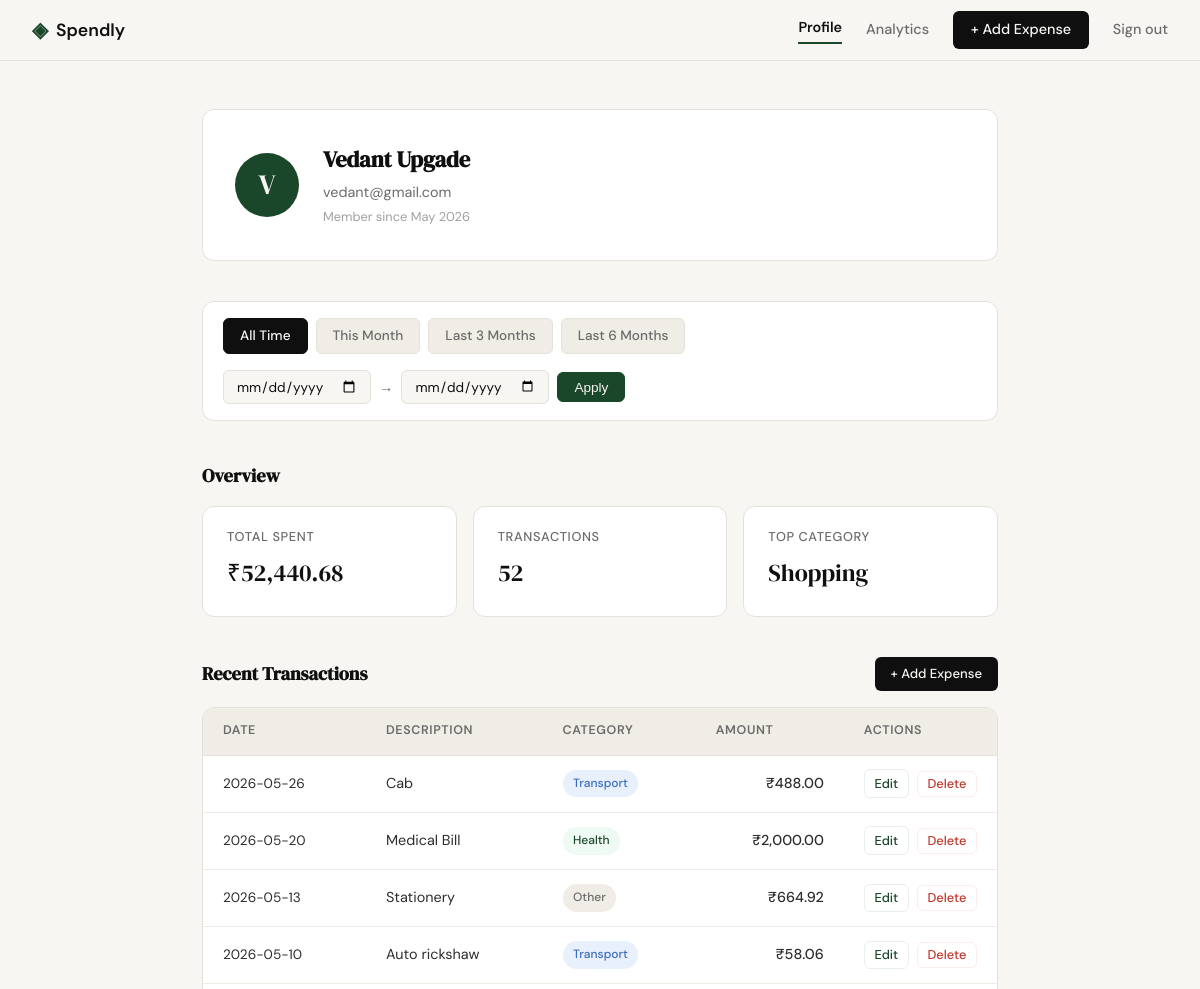
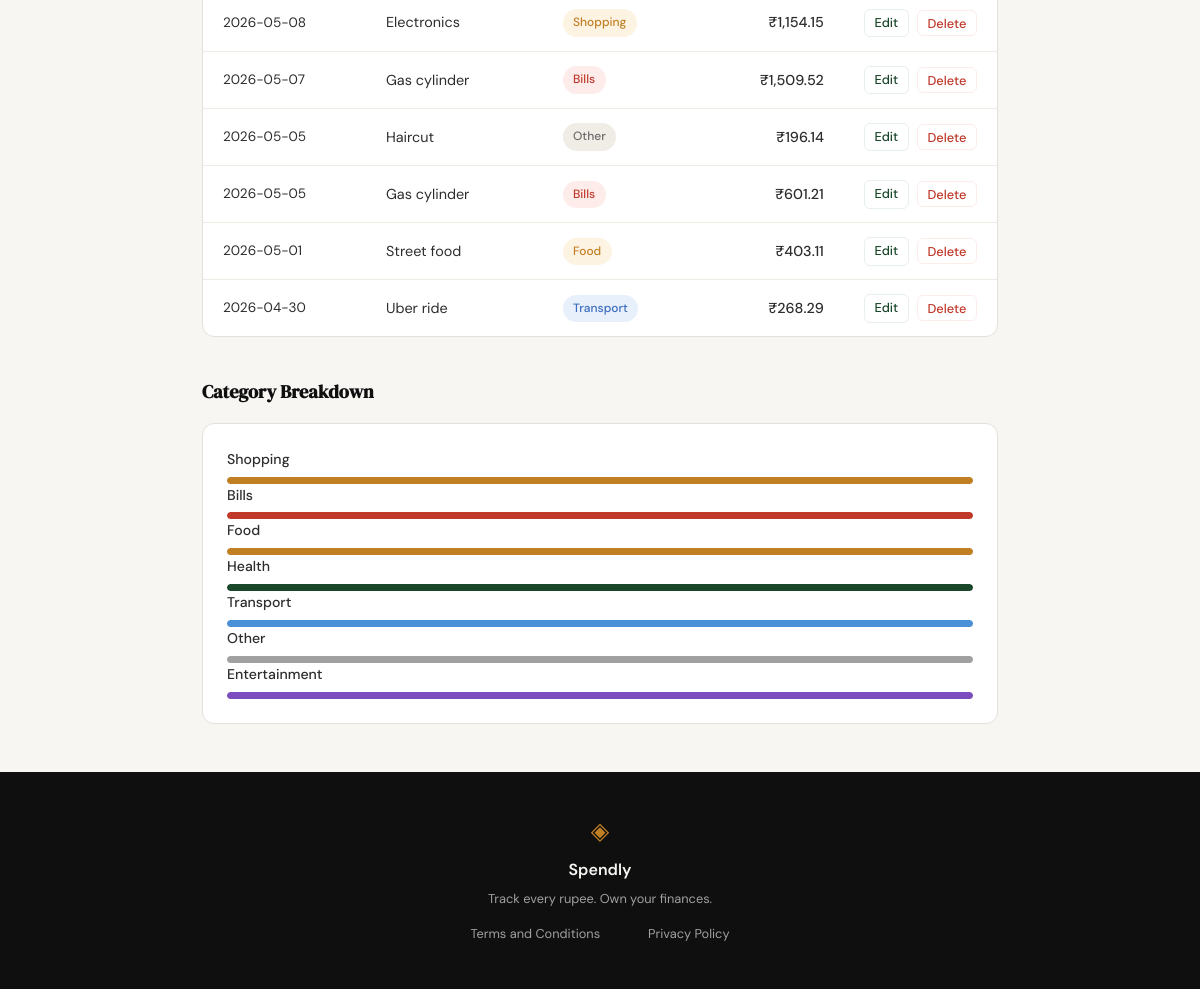
Screenshot of /profile (signed in) with the database file from the repository (2 pictures, top to bottom).
### tables this page shows
CREATE TABLE users (
            id            INTEGER PRIMARY KEY AUTOINCREMENT,
            name          TEXT    NOT NULL,
            email         TEXT    NOT NULL UNIQUE,
            password_hash TEXT    NOT NULL,
            created_at    TEXT    DEFAULT (datetime('now'))
        );

CREATE TABLE expenses (
            id          INTEGER PRIMARY KEY AUTOINCREMENT,
            user_id     INTEGER NOT NULL REFERENCES users(id),
            amount      REAL    NOT NULL,
            category    TEXT    NOT NULL,
            date        TEXT    NOT NULL,
            description TEXT,
            created_at  TEXT    DEFAULT (datetime('now'))
        );

### app.py (the view)
@app.route("/profile")
def profile():
    if not session.get("user_id"):
        return redirect(url_for("login"))
    user = get_user_by_id(session["user_id"])
    if user is None:
        session.clear()
        return redirect(url_for("login"))
    def parse_date(value):
        try:
            datetime.strptime(value, "%Y-%m-%d")
            return value
        except (ValueError, TypeError):
            return None
    date_from = parse_date(request.args.get("date_from", ""))
    date_to   = parse_date(request.args.get("date_to", ""))
    if date_from and date_to and date_from > date_to:
        flash("Start date must be before end date.")
        date_from = date_to = None
    today      = date.today()
    first_of_month = today.replace(day=1)
    presets = {
        "this_month":   (first_of_month.strftime("%Y-%m-%d"),
                         today.strftime("%Y-%m-%d")),
        "last_3_months":(( today - timedelta(days=90)).strftime("%Y-%m-%d"),
                         today.strftime("%Y-%m-%d")),
        "last_6_months":(( today - timedelta(days=180)).strftime("%Y-%m-%d"),
                         today.strftime("%Y-%m-%d")),
        "all_time":     (None, None),
    }
    active_preset = "all_time"
    if date_from and date_to:
        active_preset = "custom"
        for key, (pf, pt) in presets.items():
            if key != "all_time" and date_from == pf and date_to == pt:
                active_preset = key
                break
    uid          = session["user_id"]
    stats        = get_summary_stats(uid, date_from, date_to)
    transactions = get_recent_transactions(uid, limit=10,
                                           date_from=date_from,
                                           date_to=date_to)
    categories   = get_category_breakdown(uid, date_from, date_to)
    return render_template("profile.html",
        user          = user,
        stats         = stats,
        transactions  = transactions,
        categories    = categories,
        date_from     = date_from or "",
        date_to       = date_to   or "",
        presets       = presets,
        active_preset = active_preset,
    )

### database/db.py (called while the page is built)
def get_db():
    conn = sqlite3.connect(DB_PATH)
    conn.row_factory = sqlite3.Row
    conn.execute("PRAGMA foreign_keys = ON")
    return conn

### database/queries.py (called while the page is built)
def get_user_by_id(user_id):
    conn = get_db()
    row = conn.execute(
        "SELECT name, email, created_at FROM users WHERE id = ?",
        (user_id,)
    ).fetchone()
    conn.close()
    if row is None:
        return None
    try:
        dt           = datetime.strptime(row["created_at"][:10], "%Y-%m-%d")
        member_since = dt.strftime("%B %Y")
    except (ValueError, TypeError):
        member_since = "Unknown"
    return {
        "name":         row["name"],
        "email":        row["email"],
        "member_since": member_since,
    }

def get_recent_transactions(user_id, limit=10, date_from=None, date_to=None):
    conn   = get_db()
    params = [user_id]
    where  = "WHERE user_id = ?"
    if date_from and date_to:
        where  += " AND date BETWEEN ? AND ?"
        params += [date_from, date_to]
    params.append(limit)
    rows = conn.execute(
        f"""
        SELECT id, date, description, category, amount
        FROM expenses {where}
        ORDER BY date DESC, created_at DESC
        LIMIT ?
        """,
        params
    ).fetchall()
    conn.close()
    return [
        {
            "id":          row["id"],
            "date":        row["date"],
            "description": row["description"] or "—",
            "category":    row["category"],
            "amount":      f"₹{row['amount']:,.2f}",
        }
        for row in rows
    ]

### templates/profile.html (shortened to what this page needs)
{% extends "base.html" %}
{% block content %}
<div class="profile-page">
    <section class="profile-header">
        <div class="profile-card">
            <div class="profile-avatar">
                {{ user.name[0] | upper }}
            </div>
            <div class="profile-info">
                <h1 class="profile-name">{{ user.name }}</h1>
                <p class="profile-email">{{ user.email }}</p>
                <p class="profile-since">Member since {{ user.member_since }}</p>
            </div>
        </div>
    </section>
    <section class="profile-section">
        <div class="filter-bar">
            <div class="filter-presets">
                <a href="{{ url_for('profile') }}"
                   class="filter-btn {% if active_preset == 'all_time' %}active{% endif %}">
                    All Time
                </a>
                <a href="{{ url_for('profile', date_from=presets.this_month[0], date_to=presets.this_month[1]) }}"
                   class="filter-btn {% if active_preset == 'this_month' %}active{% endif %}">
                    This Month
                </a>
                <a href="{{ url_for('profile', date_from=presets.last_3_months[0], date_to=presets.last_3_months[1]) }}"
                   class="filter-btn {% if active_preset == 'last_3_months' %}active{% endif %}">
                    Last 3 Months
                </a>
                <a href="{{ url_for('profile', date_from=presets.last_6_months[0], date_to=presets.last_6_months[1]) }}"
                   class="filter-btn {% if active_preset == 'last_6_months' %}active{% endif %}">
                    Last 6 Months
                </a>
            </div>
            <form class="filter-custom" method="GET"
                  action="{{ url_for('profile') }}">
                <input type="date" name="date_from"
                       class="form-input filter-date"
                       value="{{ date_from }}"
                       placeholder="From">
                <span class="filter-sep">→</span>
                <input type="date" name="date_to"
                       class="form-input filter-date"
                       value="{{ date_to }}"
                       placeholder="To">
                <button type="submit" class="filter-btn filter-apply">
                    Apply
                </button>
            </form>
        </div>
    </section>
    <section class="profile-section">
        <h2 class="section-title">Overview</h2>
        <div class="stats-row">
            <div class="stat-card">
                <p class="stat-label">Total Spent</p>
                <p class="stat-value">{{ stats.total_spent }}</p>
            </div>
            <div class="stat-card">
                <p class="stat-label">Transactions</p>
                <p class="stat-value">{{ stats.transaction_count }}</p>
            </div>
            <div class="stat-card">
                <p class="stat-label">Top Category</p>
                <p class="stat-value">{{ stats.top_category }}</p>
            </div>
        </div>
    </section>
    <section class="profile-section">
        <div class="section-header">
            <h2 class="section-title">Recent Transactions</h2>
            <a href="{{ url_for('add_expense') }}" class="btn-primary btn-sm">
                + Add Expense
            </a>
        </div>
        <div class="tx-table-wrapper">
            <table class="tx-table">
                <thead>
                    <tr>
                        <th>Date</th>
                        <th>Description</th>
                        <th>Category</th>
                        <th class="tx-amount-col">Amount</th>
                        <th class="tx-actions-col">Actions</th>
                    </tr>
                </thead>
                <tbody>
                    {% for tx in transactions %}
                    <tr>
                        <td class="tx-date">{{ tx.date }}</td>
                        <td class="tx-desc">{{ tx.description }}</td>
                        <td>
                            <span class="category-badge category-{{ tx.category | lower }}">
                                {{ tx.category }}
                            </span>
                        </td>
                        <td class="tx-amount">{{ tx.amount }}</td>
                        <td class="tx-actions">
                            <div class="tx-action-group">
                                <a href="{{ url_for('edit_expense', id=tx.id) }}"
                                   class="tx-edit-link">Edit</a>
                                <form method="POST"
                                      action="{{ url_for('delete_expense_route', id=tx.id) }}"
                                      style="display:inline"
                                      onsubmit="return confirm('Delete this expense?')">
                                    <button type="submit" class="btn-delete">Delete</button>
                                </form>
                            </div>
                        </td>
                    </tr>
                    {% endfor %}
                </tbody>
            </table>
        </div>
    </section>
    <section class="profile-section">
        <h2 class="section-title">Category Breakdown</h2>
        <div class="category-breakdown">
            {% for cat in categories %}
            <div class="breakdown-row">
                <div class="breakdown-meta">
                    <span class="breakdown-name">{{ cat.name }}</span>
                </div>
                <div class="breakdown-bar-track">
                   <div class="breakdown-bar-fill category-fill-{{ cat.name | lower }}"
                     data-width="{{ cat.percentage }}">
                </div>
            </div>
            {% endfor %}
        </div>
    </section>
</div>
{% endblock %}

### templates/base.html (shortened to what this page needs)
<!DOCTYPE html>
<html lang="en">
<head>
    <link rel="stylesheet" href="{{ url_for('static', filename='css/style.css') }}">
</head>
<body>
    <nav class="navbar">
        <div class="nav-inner">
            <a href="{{ url_for('landing') }}" class="nav-brand">
                <span class="brand-icon">◈</span>
                <span class="brand-name">Spendly</span>
            </a>
           <div class="nav-links">
                {% if session.get("user_id") %}
                    <a href="{{ url_for('profile') }}"
                       class="{% if request.endpoint == 'profile' %}nav-active{% endif %}">
                        Profile
                    </a>
                    <a href="{{ url_for('analytics') }}"
                       class="{% if request.endpoint == 'analytics' %}nav-active{% endif %}">
                        Analytics
                    </a>
                    <a href="{{ url_for('add_expense') }}"
                       class="nav-cta {% if request.endpoint == 'add_expense' %}nav-active{% endif %}">
                        + Add Expense
                    </a>
                    <a href="{{ url_for('logout') }}">Sign out</a>
                {% else %}
                    <a href="{{ url_for('login') }}">Sign in</a>
                    <a href="{{ url_for('register') }}" class="nav-cta">Get started</a>
                {% endif %}
            </div>
        </div>
    </nav>
    <main class="main-content">
        {% block content %}{% endblock %}
    </main>
   <footer class="footer">
    <div class="footer-inner">
        <span class="brand-icon">◈</span>
        <span class="footer-name">Spendly</span>
        <p class="footer-copy">Track every rupee. Own your finances.</p>
        <div class="footer-links">
            <a href="{{ url_for('terms') }}">Terms and Conditions</a> <br>
            <a href="{{ url_for('privacy') }}">Privacy Policy</a>
        </div>
    </div>
    </footer>
</body>
</html>

### rows the page displays
users: name "V", name "Vedant Upgade", email "vedant@gmail.com"
expenses: date "2026-05-26", description "Cab", category "Transport", amount "₹488.00"
expenses: date "2026-05-20", description "Medical Bill", category "Health", amount "₹2,000.00"
expenses: date "2026-05-13", description "Stationery", category "Other", amount "₹664.92"
expenses: date "2026-05-10", description "Auto rickshaw", category "Transport", amount "₹58.06"
expenses: date "2026-05-08", description "Electronics", category "Shopping", amount "₹1,154.15"
expenses: date "2026-05-07", description "Gas cylinder", category "Bills", amount "₹1,509.52"
expenses: date "2026-05-05", description "Haircut", category "Other", amount "₹196.14"
expenses: date "2026-05-05", description "Gas cylinder", category "Bills", amount "₹601.21"
expenses: date "2026-05-01", description "Street food", category "Food", amount "₹403.11"
expenses: date "2026-04-30", description "Uber ride", category "Transport", amount "₹268.29"

### other values shown
{{ user.member_since }} "May 2026"
{{ stats.total_spent }} "₹52,440.68"
{{ stats.transaction_count }} "52"
{{ stats.top_category }} "Shopping"
{{ cat.name }} "Shopping" "Bills" "Food" "Health" "Transport" "Other" "Entertainment"
